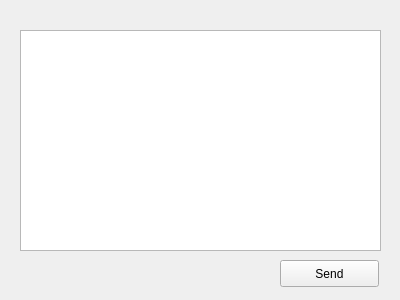
<?xml version="1.0" encoding="UTF-8"?>
<ui version="4.0">
 <class>CommandSender</class>
 <widget class="QWidget" name="CommandSender">
  <property name="windowModality">
   <enum>Qt::WindowModal</enum>
  </property>
  <property name="geometry">
   <rect>
    <x>0</x>
    <y>0</y>
    <width>400</width>
    <height>300</height>
   </rect>
  </property>
  <property name="windowTitle">
   <string>Raw command sender</string>
  </property>
  <widget class="QPushButton" name="button_send">
   <property name="geometry">
    <rect>
     <x>280</x>
     <y>260</y>
     <width>99</width>
     <height>27</height>
    </rect>
   </property>
   <property name="text">
    <string>Send</string>
   </property>
  </widget>
  <widget class="QTextEdit" name="textEdit_command">
   <property name="geometry">
    <rect>
     <x>20</x>
     <y>30</y>
     <width>361</width>
     <height>221</height>
    </rect>
   </property>
  </widget>
 </widget>
 <resources/>
 <connections/>
</ui>
